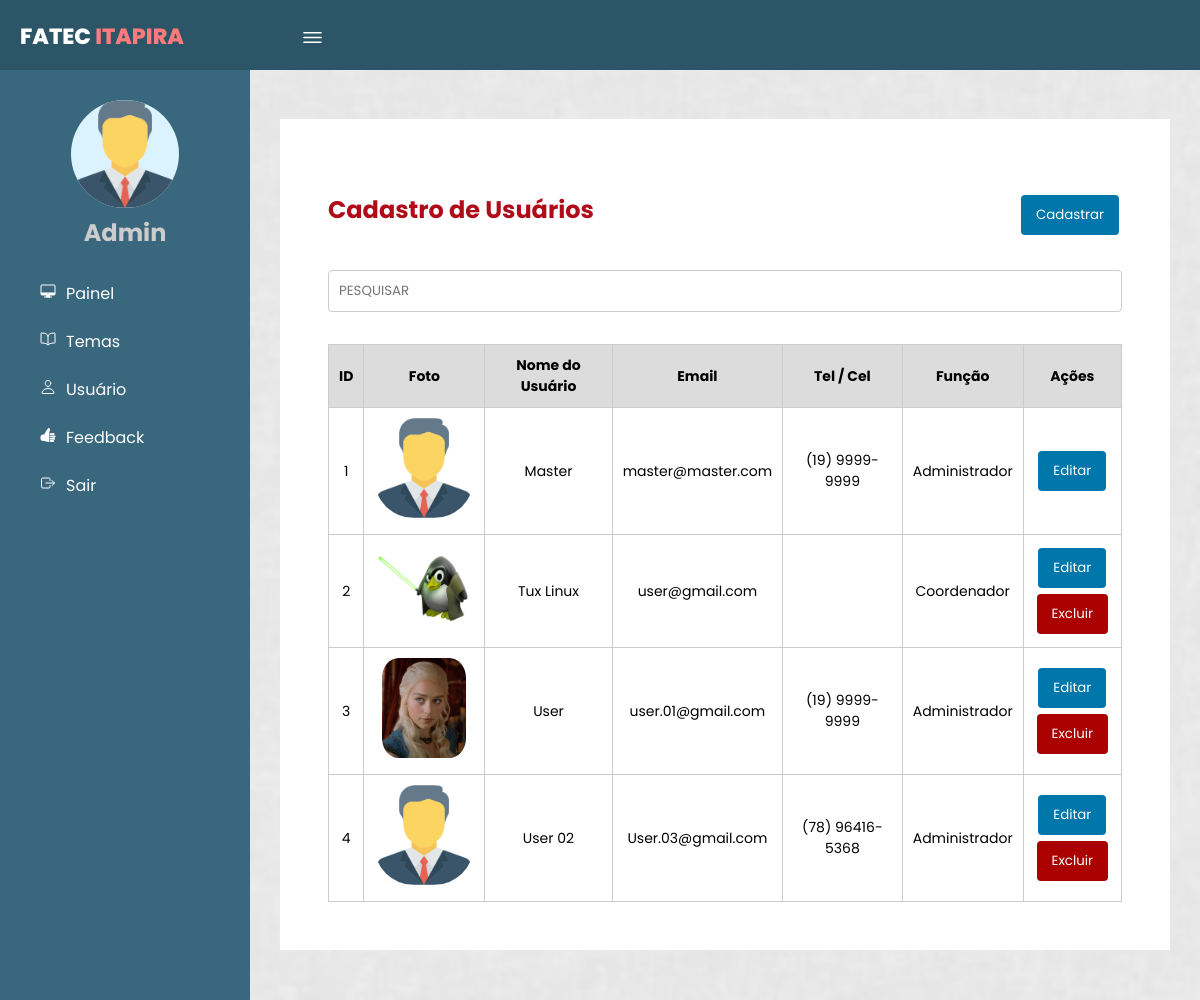
Before: /gerenciarUsuario.php (signed in) with the older database file.
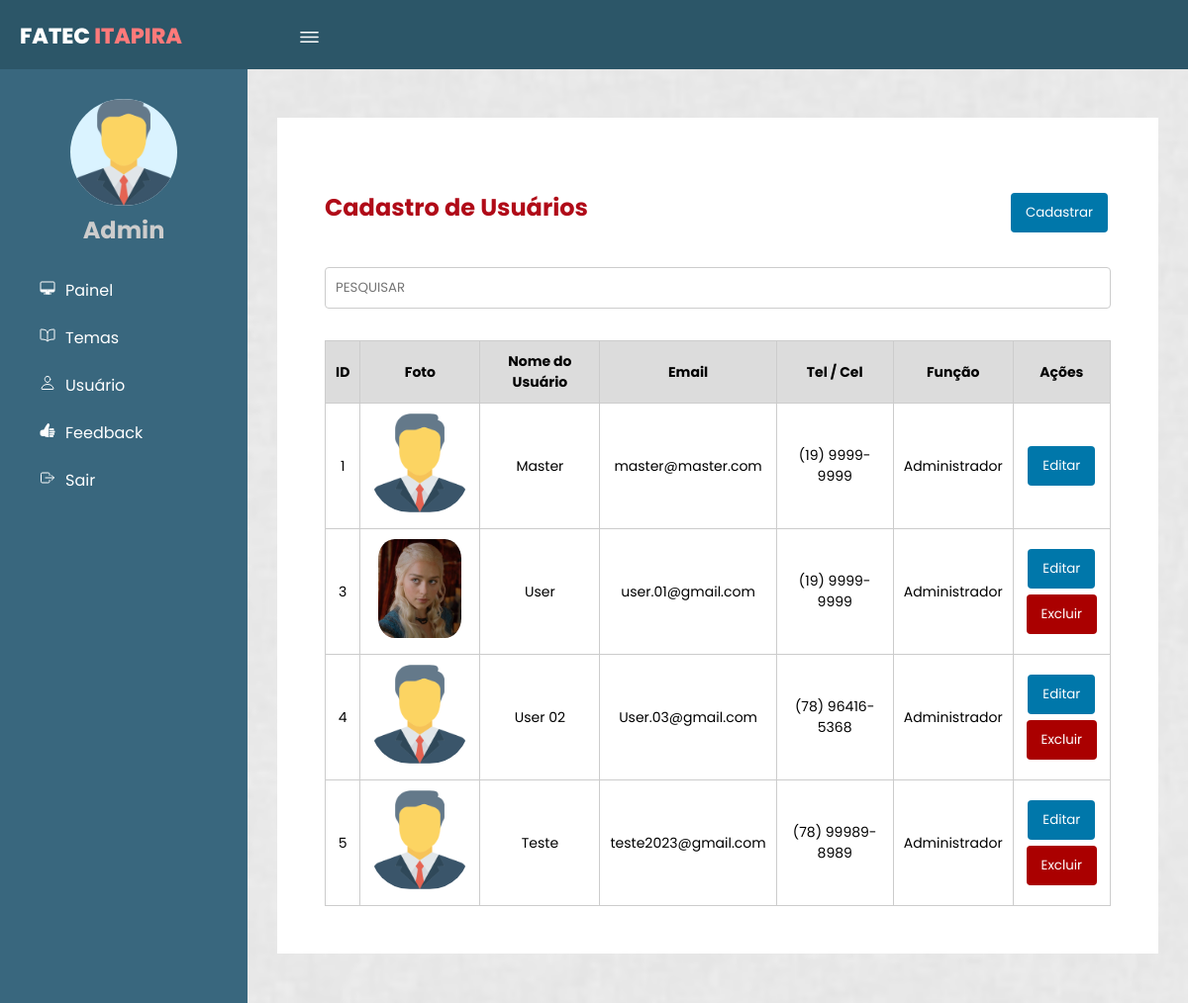
After: the same page with the newer database file.
### tables this page shows
CREATE TABLE `usuarios` (
  `idUsuarios` int(10) UNSIGNED NOT NULL,
  `NomeUsuario` varchar(255) NOT NULL,
  `Email` varchar(50) NOT NULL,
  `Senha` varchar(255) NOT NULL,
  `Tel_Cel` varchar(15) DEFAULT NULL,
  `Funcao` varchar(30) DEFAULT NULL,
  `NivelAcesso` int(11) NOT NULL DEFAULT 1,
  `DataCadastro` date NOT NULL,
  `DataUltimaAtualizacao` timestamp NOT NULL DEFAULT current_timestamp() ON UPDATE current_timestamp(),
  `FotoPath` varchar(255) DEFAULT NULL
);

### Class/Usuario.php (called while the page is built, shortened)
<?php
class Usuario
{
    private $conn;
    public function __construct($conn)
    {
        $this->conn = $conn;
    }
    public function listarUsuarios()
    {
        try {
            $sql = "SELECT * FROM usuarios";
            $stmt = $this->conn->query($sql);
            if ($stmt) {
                return $stmt->fetchAll(PDO::FETCH_ASSOC);
            } else {
                throw new Exception("Erro ao executar a consulta SQL");
            }
        } catch (Exception $e) {
            error_log("Erro ao listar usuários: " . $e->getMessage());
            return [];
        }
    }
}

### gerenciarUsuario.php (the view, shortened to what this page needs)
<?php
require_once 'Class/Usuario.php';
require_once 'conexao.php';
$usuario = new Usuario($conn);
$usuarios = $usuario->listarUsuarios();
?>
<!DOCTYPE html>
<html lang="pt-br">
<head>
    <link rel="stylesheet" href="css/format.css">
</head>
<body page='lista'>
    <header>
        <label for="check">
            <ion-icon name="menu-outline" id="sidebar_btn"></ion-icon>
        </label>
        <div class="left">
            <h3>Fatec <span>Itapira</span></h3>
        </div>
    </header>
    <div class="sidebar">
        <div class="center">
            <img src="icon/manager_icon_129392.png" class="image" alt="">
            <h2>Admin</h2>
        </div>
        <a href="painelAdmin.php" onclick="vizualizar('lista', true)"><ion-icon
                name="desktop-outline"></ion-icon><span>Painel</span></a>
        <a href="gerenciarTema.php"><ion-icon name="book-outline"></ion-icon><span>Temas</span></a>
        <a href="gerenciarUsuario.php"><ion-icon name="person-outline"></ion-icon><span>Usuário</span></a>
        <a href="Views/listarVisitante.php"><ion-icon name="thumbs-up"></ion-icon></ion-icon><span>Feedback</span></a>
        <a href="login/sairLogin.php"><ion-icon name="exit-outline"></ion-icon><span>Sair</span></a>
    </div>
    <div class="content">
        <div id='listaRegistros'>
            <div class="titulo_ask">
                <h1>Cadastro de Usuários</h1>
                <a href="Views/cadastroUsuario.html"><button>Cadastrar</button></a>
            </div>
            <div style='display: flex;' class="filtro">
                <input style='flex:1' placeholder="PESQUISAR" autofocus id='inputPesquisa' />
            </div>
    <?php if (!empty($usuarios)): ?>
        <table>
            <tr>
                <thead>
                <th>ID</th>
                <th>Foto</th>
                <th>Nome do Usuário</th>
                <th>Email</th>
                <th>Tel / Cel</th>
                <th>Função</th>
                <th>Ações</th>
            </tr>
            <?php foreach ($usuarios as $user): ?>
                <tr>
                    <td><?php echo $user['idUsuarios']; ?></td>
                    <td><?php
                        if (!empty($user['FotoPath'])) {
                            $caminhoImagem = 'uploads/' . basename($user['FotoPath']);
                            echo '<img src="' . $caminhoImagem . '" alt="Foto do Usuário" style="max-width: 100px; max-height: 100px; border-radius: 20%;">';
                        } else {
                            echo '<img src="uploads/manager_icon_129392.png" alt="Imagem Padrão" style="max-width: 100px; max-height: 100px; border-radius: 40%;">';
                        }
                        ?>
                    </td>
                    <td><?php echo $user['NomeUsuario']; ?></td>
                    <td><?php echo $user['Email']; ?></td>
                    <td><?php echo $user['Tel_Cel']; ?></td>
                    <td><?php echo $user['Funcao']; ?></td>
                    <td>
                        <a href="Views/editarUsuario.php?id=<?php echo $user['idUsuarios']; ?>"><button>Editar</button></a>
                        <form method="post" action="Controllers/excluir_usuario.php">
                            <button style="background-color: #a00;" type="submit" <?php echo ($user['NivelAcesso'] == 0) ? 'hidden' : ''; ?>
                            onclick="return confirm('Tem certeza que deseja excluir este usuário?')">Excluir</button>
                        </form>
                    </td>
                </tr>
            <?php endforeach; ?>
        </table>
    <?php else: ?>
        <p>Nenhum usuário cadastrado.</p>
    <?php endif; ?>
        </div>
    </div>
</body>
</html>

Changed rows visible on the page:
removed usuarios: idUsuarios "2", FotoPath (picture), NomeUsuario "Tux Linux", Email "user@gmail.com", Funcao "Coordenador"
added usuarios: idUsuarios "5", NomeUsuario "Teste", Email "teste2023@gmail.com", Tel_Cel "(78) 99989-8989", Funcao "Administrador"
